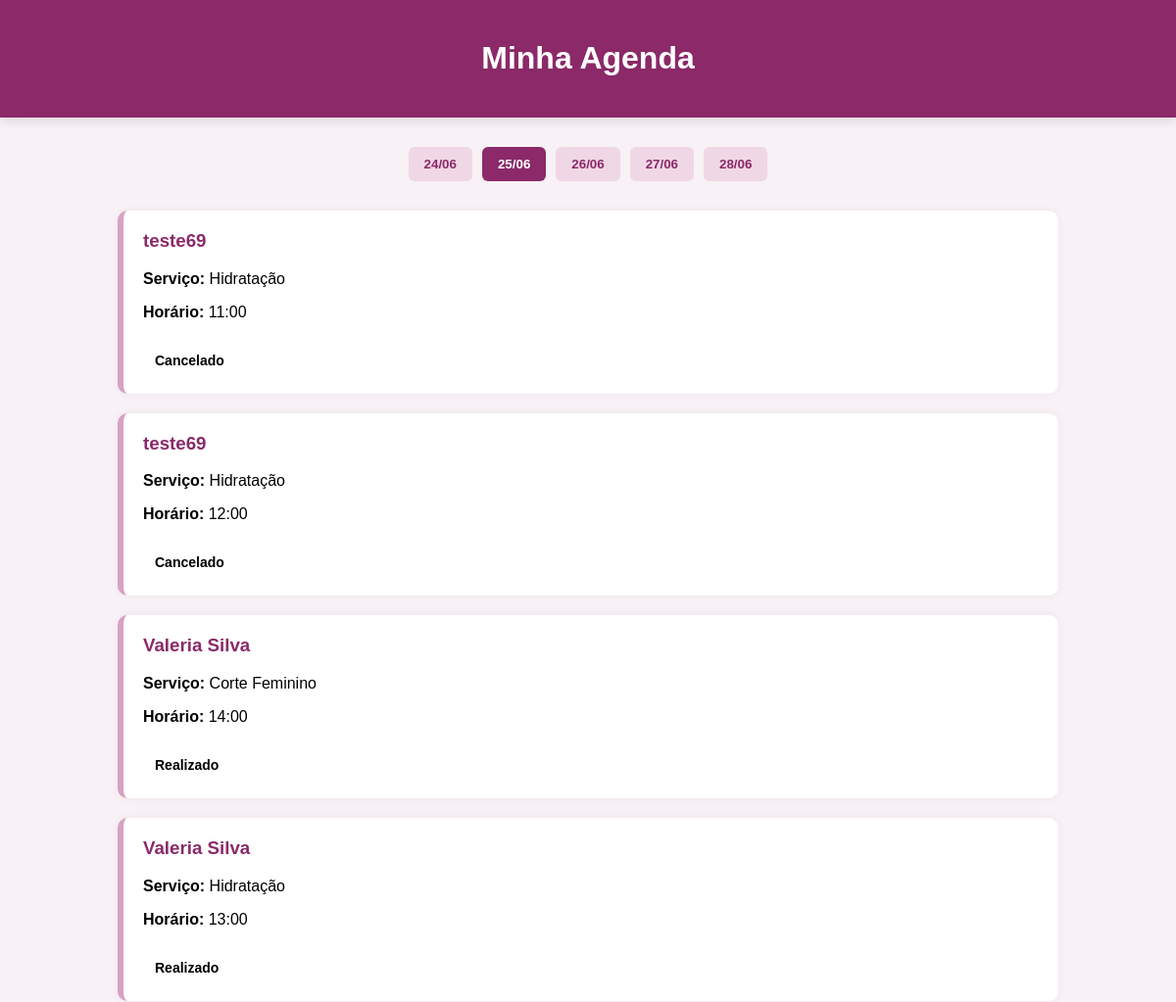
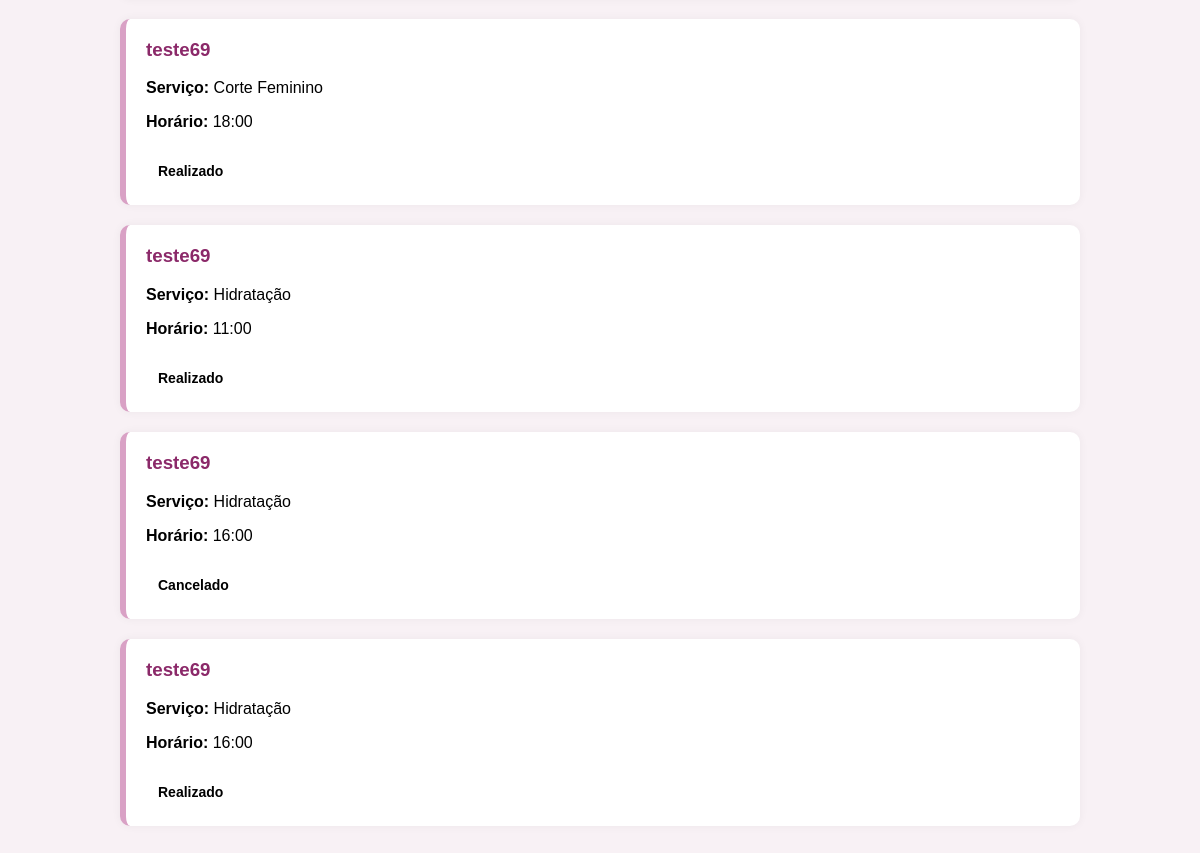
/profissional/agenda?data=2025-06-25 (signed in), run on the app's committed database (2 pictures, top to bottom).
### backend/models.py (models this page shows, shortened)
class Agendamento(db.Model):
    __tablename__ = 'agendamentos'
    idAgendamento = db.Column(db.Integer, primary_key=True)
    idCliente = db.Column(db.Integer, db.ForeignKey('clientes.idCliente'), nullable=False)
    idProfissionalServico = db.Column(db.Integer, db.ForeignKey('profissional_servicos.idProfissionalServico'), nullable=False)
    data = db.Column(db.Date, nullable=False)
    horaInicio = db.Column(db.Time, nullable=False)
    horaFim = db.Column(db.Time, nullable=False)
    status = db.Column(db.String(20), default='pendente')
    cliente = db.relationship('Cliente', back_populates='agendamentos')
    profissional_servico = db.relationship('ProfissionalServico', back_populates='agendamentos')

class Cliente(db.Model):
    __tablename__ = 'clientes'
    idCliente = db.Column(db.Integer, primary_key=True)
    nome = db.Column(db.String(100), nullable=False)
    email = db.Column(db.String(120), unique=True, nullable=False)
    telefone = db.Column(db.String(20), nullable=False)
    senha_hash = db.Column(db.String(256), nullable=False)
    agendamentos = db.relationship('Agendamento', back_populates='cliente', lazy=True)

class Servico(db.Model):
    __tablename__ = 'servicos'
    idServico = db.Column(db.Integer, primary_key=True)
    nome = db.Column(db.String(100), nullable=False)
    descricao = db.Column(db.Text, nullable=True)
    preco = db.Column(db.Numeric(10, 2), nullable=False)
    duracao = db.Column(db.Integer, nullable=False)
    profissional_servicos = db.relationship('ProfissionalServico', back_populates='servico', lazy=True)

### backend/views.py (the view)
@app.route('/profissional/agenda')
@login_required
def profissional_agenda():
    if not isinstance(current_user._get_current_object(), Profissional):
        abort(403)
    hoje = date.today()
    datas = [hoje + timedelta(days=i) for i in range(5)]
    data_str = request.args.get('data')
    if data_str:
        try:
            data_selecionada = datetime.strptime(data_str, '%Y-%m-%d').date()
        except ValueError:
            flash('Data inválida.', 'error')
            return redirect(url_for('profissional_agenda'))
    else:
        data_selecionada = hoje
    agendamentos = (
        Agendamento.query
        .join(ProfissionalServico)
        .filter(
            ProfissionalServico.idProfissional == current_user.idProfissional,
            Agendamento.data == data_selecionada
        )
        .all()
    )
    return render_template(
        'profissional-agenda.html',
        datas=datas,
        data_selecionada=data_selecionada,
        agendamentos=agendamentos
    )

### backend/views.py (called while the page is built)
@login_manager.user_loader
def load_user(user_id):
    if user_id.startswith('admin-'):
        admin_id = user_id.split('-')[1]
        return Administrador.query.get(admin_id)
    elif user_id.startswith('prof-'):
        prof_id = user_id.split('-')[1]
        return Profissional.query.get(prof_id)
    else:
        return None

### templates/profissional-agenda.html (shortened to what this page needs)
<!DOCTYPE html>
<html lang="pt-br">
<head>
  <link rel="stylesheet" href="/static/css/style-profissional-agenda.css" />
</head>
<body>
  <header>
    <h1>Minha Agenda</h1>
  </header>
  <main>
    <div class="paginacao-datas">
      {% for data in datas %}
        <a href="{{ url_for('profissional_agenda') }}?data={{ data.strftime('%Y-%m-%d') }}">
          <button class="data {% if data == data_selecionada %}ativo{% endif %}">
            {{ data.strftime('%d/%m') }}
          </button>
        </a>
      {% endfor %}
    </div>
    <div class="lista-agendamentos">
  {% for agendamento in agendamentos %}
    <div class="agendamento">
      <h3>{{ agendamento.cliente.nome }}</h3>
      <p><strong>Serviço:</strong> {{ agendamento.profissional_servico.servico.nome }}</p>
      <p><strong>Horário:</strong> {{ agendamento.horaInicio.strftime('%H:%M') }}</p>
      <span class="status {{ agendamento.status|lower }}">{{ agendamento.status.capitalize() }}</span>
    </div>
  {% endfor %}
</div>
  </main>
</body>
</html>

### static/css/style-profissional-agenda.css (style rules this page uses)
body { font-family: Arial, Helvetica, sans-serif; margin: 0; background-color: #f8f1f5; }
header { background-color: #8b2969; color: white; padding: 20px; text-align: center; box-shadow: 0 4px 10px rgba(0,0,0,0.1); }
main { padding: 30px 10%; }
.paginacao-datas { display: flex; gap: 10px; margin-bottom: 30px; flex-wrap: wrap; justify-content: center; }
.data { background-color: #f0d7e6; border: none; border-radius: 6px; padding: 10px 16px; cursor: pointer; font-weight: bold; color: #8b2969; transition: background 0.3s; }
.data.ativo { background-color: #8b2969; color: white; }
.lista-agendamentos { display: flex; flex-direction: column; gap: 20px; }
.agendamento { background-color: white; padding: 20px; border-left: 6px solid #d9a1c5; border-radius: 10px; box-shadow: 0 0 10px rgba(0,0,0,0.05); }
.agendamento h3 { margin-top: 0; color: #8b2969; }
.status { padding: 6px 12px; border-radius: 20px; font-weight: bold; font-size: 14px; display: inline-block; margin-top: 10px; }

### data on the page
Agendamento: cliente.nome "teste69", profissional_servico.servico.nome "Hidratação", horaInicio "11:00", status "Cancelado"
Agendamento: cliente.nome "teste69", profissional_servico.servico.nome "Hidratação", horaInicio "12:00", status "Cancelado"
Agendamento: cliente.nome "Valeria Silva", profissional_servico.servico.nome "Corte Feminino", horaInicio "14:00", status "Realizado"
Agendamento: cliente.nome "Valeria Silva", profissional_servico.servico.nome "Hidratação", horaInicio "13:00", status "Realizado"
Agendamento: cliente.nome "teste69", profissional_servico.servico.nome "Corte Feminino", horaInicio "18:00", status "Realizado"
Agendamento: cliente.nome "teste69", profissional_servico.servico.nome "Hidratação", horaInicio "11:00", status "Realizado"
Agendamento: cliente.nome "teste69", profissional_servico.servico.nome "Hidratação", horaInicio "16:00", status "Cancelado"
Agendamento: cliente.nome "teste69", profissional_servico.servico.nome "Hidratação", horaInicio "16:00", status "Realizado"

### other printed values
{{ data.strftime('%d/%m') }} "24/06" "25/06" "26/06" "27/06" "28/06"
